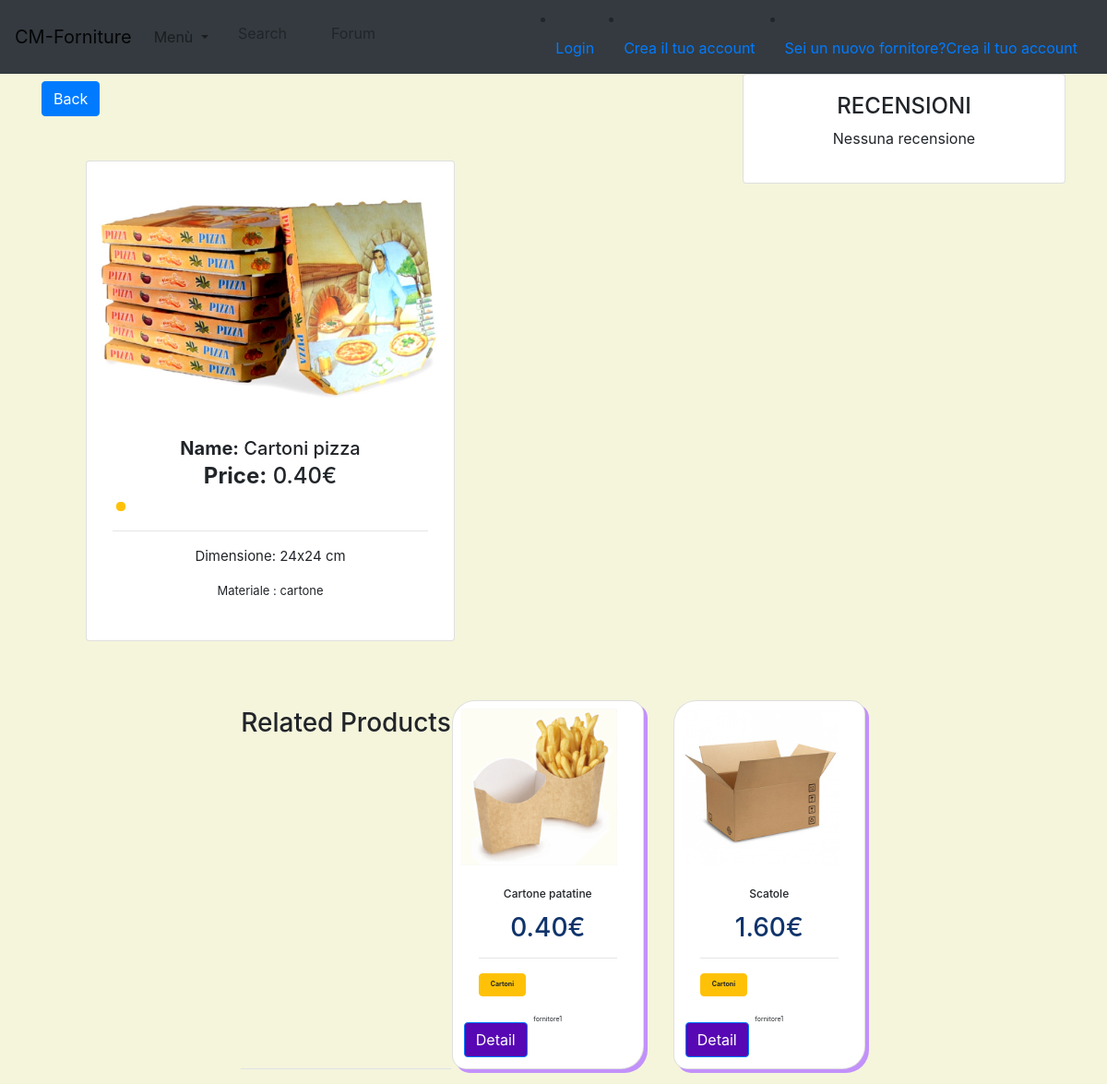
Page /products/products/2/detail on the committed database.
### products/models.py (models this page shows, shortened)
class Prodotti(models.Model):
    owner = models.ForeignKey(Owner, related_name='prodotti', on_delete=models.PROTECT)
    categoria = models.ForeignKey(Categoria,on_delete=models.CASCADE)
    name = models.CharField(max_length=255,)
    dimensione = models.CharField(max_length=255, default=None)
    tipo_materiale = models.CharField(max_length=255,default=None)
    price = models.CharField(max_length=255)
    image = models.ImageField(upload_to=upload_image_path, null=True, blank=True)
    def __str__(self):
        return f'{self.name}'

class Categoria(models.Model):
    nome = models.CharField(max_length=255, null=False,blank=False)
    image = models.ImageField(upload_to=upload_image_path, null=True, blank=True)

### user_manage/models.py (models this page shows)
class Owner(models.Model):
    user = models.OneToOneField(User, on_delete=models.CASCADE, primary_key=True,related_name='proprietario')
    def __str__(self):
        return self.user.username

class User(AbstractUser):
    is_owner = models.BooleanField('owne status',default=False)
    is_client = models.BooleanField('client status',default=False)

### products/views.py (the view)
# urls.py: path('products/<int:pk>/detail',views.product_related,name='products-detail'),
def product_related(request, pk):
        product = Prodotti.objects.get(id=pk)
        cart_product_form = CartAddProductForm()
        related_products = Prodotti.objects.filter(categoria=product.categoria).exclude(id=product.id)
        print(related_products)
        if len(related_products) >= 3:
            related_products = random.sample(related_products, 3)
        return render(request, 'products/products_detail.html',{'product':product,'related':related_products, 'cart_product_form': cart_product_form})

### products/templates/products/products_detail.html (shortened to what this page needs)
{% extends 'base.html' %}
{% load crispy_forms_tags %}
{% block content %}
    <div class="container">
        <div class="row justify-content-center">
            <div class="col-md-8">
                <a href="{% url 'prod:products-category' %}" class="btn btn-primary mt-2">Back</a>
                <div class="card m-5 p-2" style="width: 25rem;">
                    <img src="{{ product.image.url }}" class="card-img-top" alt="...">
                    <div class="card-body">
                        <h5 class="card-title m-1"><b>Name:</b> {{ product.name }}</h5>
                        <h4 class="card-subtitle m-1"><b>Price:</b> {{product.price }}€</h4>
                        <p style="font-size: 14px;" class="btn btn-warning m-1 p-1">{{ product.category.nome }}</p>
                        <hr>
                        <p style="font-size: 15px;" class="card-text mt-1">Dimensione: {{ product.dimensione }} cm</p>
                        <p style="font-size: 13px;" class="cart-text mt-1">Materiale : {{ product.tipo_materiale }}</p>
                    </div>
                </div>
            </div>
            <div class="col-md-4">
                <div class="card">
                    <div class="card-body review-list" style="max-height: 400px; overflow: auto;">
                        <h4>RECENSIONI</h4>
                        {% if product.recensioni.all %}
                            {% for recensione in product.recensioni.all %}
                                <blockquote class="blockquote text-right">
                                    {% if  user.is_authenticated %}
                                        <small>{{ recensione.user }} <br> {{recensione.comment_name}}</small>
                                        <footer class="blockquote-footer">{{recensione.comment_body}}
                                    {% endif %}
                                    <br>
                                    <small>Voto al fornitore :{{ recensione.rating_fornitore }}</small>
                                    <br>
                                    <small>Voto al prodotto :{{ recensione.rating_prodotto }}</small>
                                    </footer>
                                </blockquote>
                                <hr />
                            {% endfor %}
                        {% else %}
                            <p class="no-data">Nessuna recensione</p>
                        {% endif %}
                    </div>
                </div>
            </div>
            <h3 class="mt-4 mb-3 border-bottom pb-1">Related Products</h3>
            <br>
            <div class="row">
                {% for product in related %}
                    <div class="card m-3 p-2" style="width: 13rem; height: 25rem; box-shadow: 4px 4px #c291fa; border-radius: 25px 15px;">
                        <img src="{{ product.image.url }}" style="height: 170px; width: 170px;"  class="card-img-top" alt="...">
                        <div class="card-body">
                            <h4 style="font-size: 12px;" class="card-title mt-1">{{ product.name }}</h4>
                            <h3 style="color: rgb(16, 52, 107)" class="card-subtitle mt-1">{{ product.price }}€</h3>
                            <hr>
                            <p style="font-size: 7px;" class="btn btn-warning"><b>{{ product.categoria.nome }}</b></p>
                            <p style="font-size: 7px;" class="cart-text mt-1">{{ product.owner }}</p>
                        </div>
                        <span><a href="{% url 'prod:products-detail' product.id  %}" style="background-color: #5707b3;" class="btn btn-primary m-1">Detail</a></span>
                    </div>
                {% endfor %}
            </div>
        </div>
    </div>
{% endblock %}

### static/css/main.css (style rules this page uses)
body { background-color: beige; }
h1, h2, h3,h4,h5,h6, p { text-align: center; }

### rows in the picture
Prodotti: image (picture), name "Cartoni pizza", price "0.40", dimensione "24x24", tipo_materiale "cartone"
Prodotti: image (picture), name "Cartone patatine", price "0.40", categoria.nome "Cartoni", owner "fornitore1"
Prodotti: image (picture), name "Scatole", price "1.60", categoria.nome "Cartoni", owner "fornitore1"
